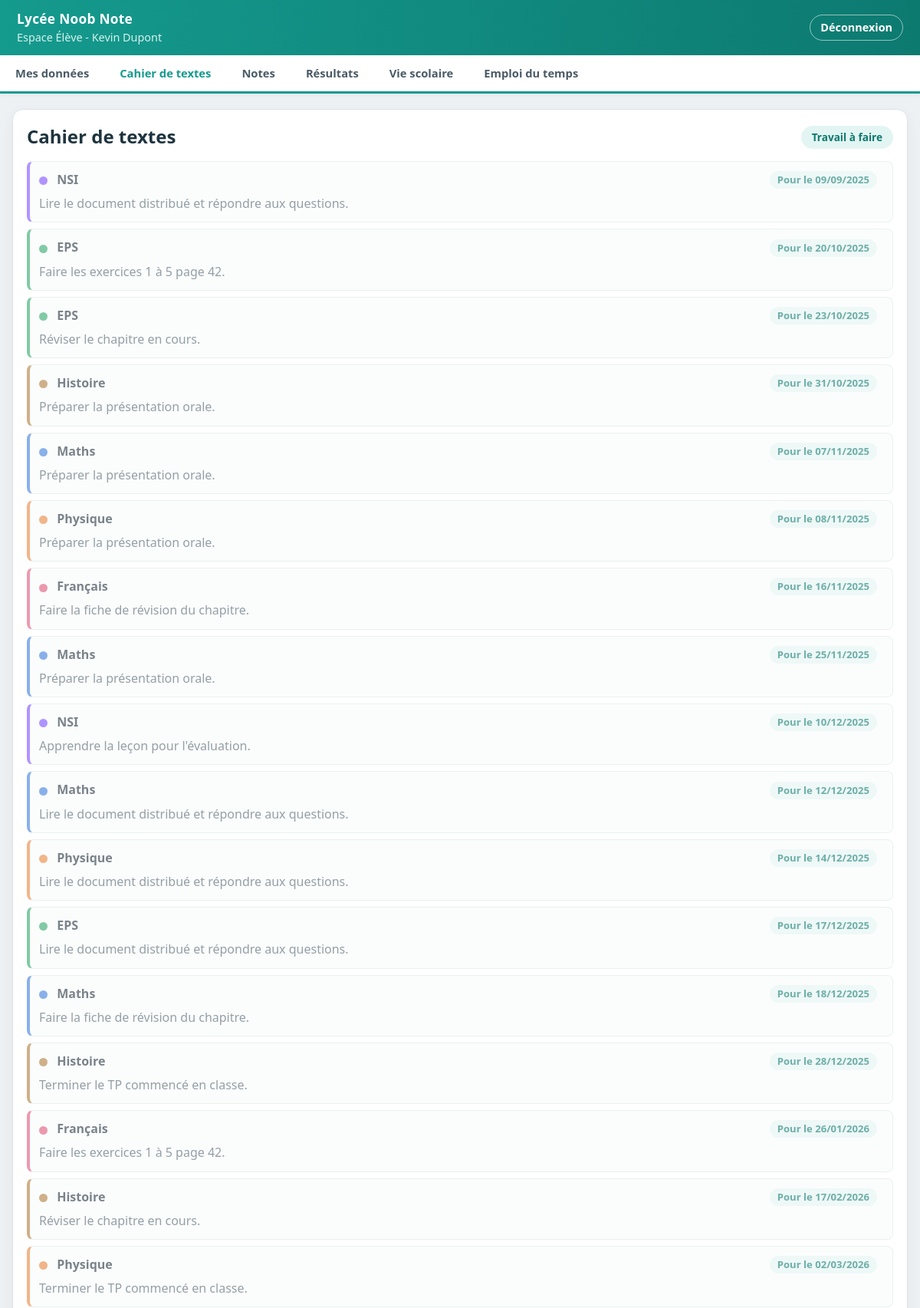
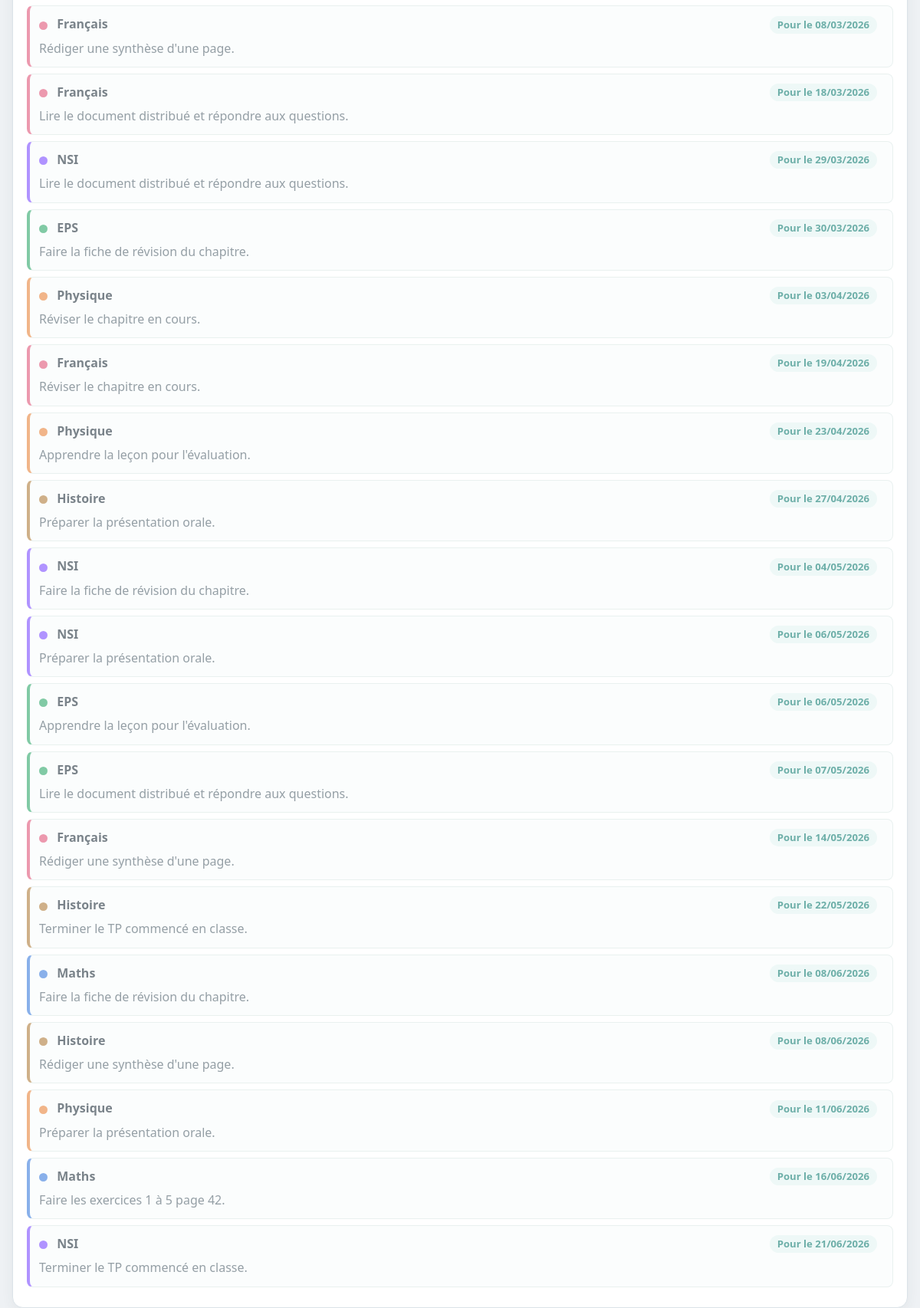
Page /eleve/cahier-de-texte (signed in) on the committed database (2 pictures, top to bottom).
### tables this page shows
CREATE TABLE Eleves (
            id_eleve TEXT PRIMARY KEY,
            nom TEXT,
            prenom TEXT,
            date_naissance TEXT,
            mot_de_passe TEXT,
            id_classe INTEGER,
            FOREIGN KEY(id_classe) REFERENCES Classes(id_classe)
        );

CREATE TABLE Devoirs (
            id_devoir INTEGER PRIMARY KEY AUTOINCREMENT,
            id_classe INTEGER,
            id_matiere INTEGER,
            id_prof TEXT,
            date_donne TEXT,
            date_pour TEXT,
            description TEXT,
            FOREIGN KEY(id_classe) REFERENCES Classes(id_classe),
            FOREIGN KEY(id_matiere) REFERENCES Matieres(id_matiere),
            FOREIGN KEY(id_prof) REFERENCES Professeurs(id_prof)
        );

CREATE TABLE Matieres (id_matiere INTEGER PRIMARY KEY, nom_matiere TEXT);

### app.py (the view)
@app.route('/eleve/cahier-de-texte')
@login_requis('ELEVE')
def eleve_cahier_de_texte():
    devoirs = eleve_connecte().recuperer_devoirs()
    return render_template('cahier_texte.html', onglet_actif='cahier_texte', devoirs=devoirs)

### app.py (called while the page is built)
def couleur_matiere(nom_matiere):
    return COULEURS_MATIERES.get(nom_matiere, COULEUR_MATIERE_DEFAUT)

@app.context_processor
def injecter_outils():
    return {
        'couleur_matiere': couleur_matiere,
        'jour_aujourdhui': JOURS_SEMAINE[datetime.now().weekday()] if datetime.now().weekday() < 5 else None,
    }

def executer_sql(sql, params=(), fetch=False, commit=False):
    with sqlite3.connect(DB_PATH) as conn:
        cur = conn.cursor()
        cur.execute(sql, params)
        if commit:
            conn.commit()
        return cur.fetchall() if fetch else None

def date_fr_vers_tuple(date_fr):
    try:
        jour, mois, annee = date_fr.split('/')
        return (int(annee), int(mois), int(jour))
    except (ValueError, AttributeError):
        return (0, 0, 0)

def login_requis(role=None):
    def decorateur(fonction):
        @wraps(fonction)
        def enveloppe(*args, **kwargs):
            utilisateur = session.get('user')
            if not utilisateur or (role and utilisateur['role'] != role):
                return redirect(url_for('login'))
            return fonction(*args, **kwargs)
        return enveloppe
    return decorateur

def eleve_connecte():
    u = session['user']
    return Eleve(u['id'], u['nom'], u['prenom'])

    def _executer(self, sql, params=(), fetch=False, commit=False):
        return executer_sql(sql, params, fetch=fetch, commit=commit)

    def recuperer_id_classe(self):
        sql = "SELECT id_classe FROM Eleves WHERE id_eleve = ?"
        res = self._executer(sql, (self.id,), fetch=True)
        return res[0][0] if res else None

### templates/cahier_texte.html (shortened to what this page needs)
{% extends "base_eleve.html" %}
{% block contenu %}
<section class="card page-simple">
    <div class="entete-page">
        <h2>Cahier de textes</h2>
        <span class="badge-classe">Travail à faire</span>
    </div>
    <ul class="liste-cahier">
        {% for devoir in devoirs %}
            {% set couleur = couleur_matiere(devoir.nom_matiere) %}
            <li style="border-left-color: {{ couleur.bord }};" class="{{ 'devoir-passe' if not devoir.a_venir }}">
                <div class="devoir-tete">
                    <span>
                        <span class="pastille-matiere" style="background: {{ couleur.bord }};"></span>
                        <strong>{{ devoir.nom_matiere }}</strong>
                    </span>
                    <span class="tag-date">Pour le {{ devoir.date_pour }}</span>
                </div>
                <p class="devoir-desc">{{ devoir.description }}</p>
            </li>
        {% else %}
            <li>Aucun devoir enregistré pour ta classe.</li>
        {% endfor %}
    </ul>
</section>
{% endblock %}

### templates/base_eleve.html (shortened to what this page needs)
<!DOCTYPE html>
<html lang="fr">
<head>
    <link rel="stylesheet" href="{{ url_for('static', filename='css/style.css') }}">
</head>
<body class="page-pronote">
    <header class="barre-haute">
        <div class="identite-etablissement">
            <strong>Lycée Noob Note</strong>
            <span>Espace Élève - {{ session.user.prenom }} {{ session.user.nom }}</span>
        </div>
        <a href="{{ url_for('logout') }}" class="btn-logout">Déconnexion</a>
    </header>
    <nav class="menu-principal">
        <a href="{{ url_for('eleve_mes_donnees') }}" class="onglet-menu {{ 'actif' if onglet_actif == 'mes_donnees' else '' }}">Mes données</a>
        <a href="{{ url_for('eleve_cahier_de_texte') }}" class="onglet-menu {{ 'actif' if onglet_actif == 'cahier_texte' else '' }}">Cahier de textes</a>
        <a href="{{ url_for('eleve_dashboard') }}" class="onglet-menu {{ 'actif' if onglet_actif == 'notes' else '' }}">Notes</a>
        <a href="{{ url_for('eleve_resultats') }}" class="onglet-menu {{ 'actif' if onglet_actif == 'resultats' else '' }}">Résultats</a>
        <a href="{{ url_for('eleve_vie_scolaire') }}" class="onglet-menu {{ 'actif' if onglet_actif == 'vie_scolaire' else '' }}">Vie scolaire</a>
        <a href="{{ url_for('eleve_emploi_du_temps') }}" class="onglet-menu {{ 'actif' if onglet_actif == 'emploi_du_temps' else '' }}">Emploi du temps</a>
    </nav>
    <main class="container-pronote contenu-ecran-eleve">
        {% block contenu %}{% endblock %}
    </main>
</body>
</html>

### static/css/style.css (style rules this page uses)
:root { --fond-page: #eef1f4; --fond-carte: #ffffff; --bordure: #dbe2e8; --texte-principal: #23323d; --texte-secondaire: #64757f; --pronote: #159a8e; --pronote-fonce: #0d7a70; --pronote-clair: #e3f5f2; --barre-foncee: #2f3a42; --danger: #d13b3b; --info: #2f78b7; }
* { box-sizing: border-box; }
body { margin: 0; font-family: 'Segoe UI', Tahoma, Geneva, Verdana, sans-serif; color: var(--texte-principal); background: var(--fond-page); line-height: 1.45; }
h2, h3, h4 { color: #1e343f; }
.barre-haute, header { background: linear-gradient(90deg, var(--pronote) 0%, var(--pronote-fonce) 100%); color: #fff; padding: 12px 22px; display: flex; align-items: center; justify-content: space-between; box-shadow: 0 2px 6px rgba(0, 0, 0, 0.12); }
.identite-etablissement { display: flex; flex-direction: column; gap: 2px; }
.identite-etablissement strong { font-size: 1.08rem; letter-spacing: 0.3px; }
.identite-etablissement span { color: #d5f2ee; font-size: 0.9rem; }
.menu-principal { display: flex; background: #ffffff; border-bottom: 3px solid var(--pronote); box-shadow: 0 2px 5px rgba(0, 0, 0, 0.05); overflow-x: auto; }
.onglet-menu { color: #4a5b66; text-decoration: none; padding: 13px 20px; font-weight: 600; font-size: 0.92rem; white-space: nowrap; border-bottom: 3px solid transparent; margin-bottom: -3px; transition: color 0.15s, border-color 0.15s; }
.onglet-menu.actif { color: var(--pronote); border-bottom-color: var(--pronote); }
.btn-logout { color: #fff; text-decoration: none; font-weight: 600; font-size: 0.9rem; border: 1px solid rgba(255, 255, 255, 0.55); padding: 6px 13px; border-radius: 20px; transition: background 0.15s; }
.container, .container-pronote { max-width: 1240px; margin: 20px auto; padding: 0 16px; }
.contenu-ecran-eleve { padding-bottom: 30px; }
.card { background: var(--fond-carte); border: 1px solid var(--bordure); border-radius: 14px; padding: 18px; margin-bottom: 16px; box-shadow: 0 6px 16px rgba(43, 60, 75, 0.06); }
.entete-page { display: flex; align-items: center; justify-content: space-between; margin-bottom: 14px; }
.entete-page h2 { margin: 0; }
.badge-classe { background: var(--pronote-clair); color: var(--pronote-fonce); font-weight: 700; font-size: 0.85rem; padding: 5px 14px; border-radius: 20px; }
.pastille-matiere { display: inline-block; width: 11px; height: 11px; border-radius: 50%; margin-right: 8px; vertical-align: middle; }
.page-simple h2 { margin-top: 0; }
.liste-cahier { margin: 0; padding-left: 0; list-style: none; }
.liste-cahier li { border: 1px solid #dce8e6; border-left: 4px solid var(--pronote); border-radius: 8px; padding: 12px; margin-bottom: 8px; background: #f9fdfd; }
.tag-date { display: inline-block; font-size: 0.82rem; padding: 2px 10px; margin-right: 8px; border-radius: 20px; background: var(--pronote-clair); color: var(--pronote-fonce); font-weight: 600; }
.devoir-tete { display: flex; justify-content: space-between; align-items: center; gap: 10px; }
.devoir-desc { margin: 8px 0 0 0; color: #4f606b; }
.liste-cahier li.devoir-passe { opacity: 0.6; }

### rows in the picture
Eleves: user.prenom "Kevin", user.nom "Dupont"
Devoirs: nom_matiere "NSI", date_pour "09/09/2025", description "Lire le document distribué et répondre aux questions."
Devoirs: nom_matiere "EPS", date_pour "20/10/2025", description "Faire les exercices 1 à 5 page 42."
Devoirs: nom_matiere "EPS", date_pour "23/10/2025", description "Réviser le chapitre en cours."
Devoirs: nom_matiere "Histoire", date_pour "31/10/2025", description "Préparer la présentation orale."
Devoirs: nom_matiere "Maths", date_pour "07/11/2025", description "Préparer la présentation orale."
Devoirs: nom_matiere "Physique", date_pour "08/11/2025", description "Préparer la présentation orale."
Devoirs: nom_matiere "Français", date_pour "16/11/2025", description "Faire la fiche de révision du chapitre."
Devoirs: nom_matiere "Maths", date_pour "25/11/2025", description "Préparer la présentation orale."
Devoirs: nom_matiere "NSI", date_pour "10/12/2025", description "Apprendre la leçon pour l'évaluation."
Devoirs: nom_matiere "Maths", date_pour "12/12/2025", description "Lire le document distribué et répondre aux questions."
Devoirs: nom_matiere "Physique", date_pour "14/12/2025", description "Lire le document distribué et répondre aux questions."
Devoirs: nom_matiere "EPS", date_pour "17/12/2025", description "Lire le document distribué et répondre aux questions."
Devoirs: nom_matiere "Maths", date_pour "18/12/2025", description "Faire la fiche de révision du chapitre."
Devoirs: nom_matiere "Histoire", date_pour "28/12/2025", description "Terminer le TP commencé en classe."
Devoirs: nom_matiere "Français", date_pour "26/01/2026", description "Faire les exercices 1 à 5 page 42."
Devoirs: nom_matiere "Histoire", date_pour "17/02/2026", description "Réviser le chapitre en cours."
Devoirs: nom_matiere "Physique", date_pour "02/03/2026", description "Terminer le TP commencé en classe."
Devoirs: nom_matiere "Français", date_pour "08/03/2026", description "Rédiger une synthèse d'une page."
Devoirs: nom_matiere "Français", date_pour "18/03/2026", description "Lire le document distribué et répondre aux questions."
Devoirs: nom_matiere "NSI", date_pour "29/03/2026", description "Lire le document distribué et répondre aux questions."
Devoirs: nom_matiere "EPS", date_pour "30/03/2026", description "Faire la fiche de révision du chapitre."
Devoirs: nom_matiere "Physique", date_pour "03/04/2026", description "Réviser le chapitre en cours."
Devoirs: nom_matiere "Français", date_pour "19/04/2026", description "Réviser le chapitre en cours."
Devoirs: nom_matiere "Physique", date_pour "23/04/2026", description "Apprendre la leçon pour l'évaluation."
Devoirs: nom_matiere "Histoire", date_pour "27/04/2026", description "Préparer la présentation orale."
Devoirs: nom_matiere "NSI", date_pour "04/05/2026", description "Faire la fiche de révision du chapitre."
Devoirs: nom_matiere "NSI", date_pour "06/05/2026", description "Préparer la présentation orale."
Devoirs: nom_matiere "EPS", date_pour "06/05/2026", description "Apprendre la leçon pour l'évaluation."
Devoirs: nom_matiere "EPS", date_pour "07/05/2026", description "Lire le document distribué et répondre aux questions."
Devoirs: nom_matiere "Français", date_pour "14/05/2026", description "Rédiger une synthèse d'une page."
Devoirs: nom_matiere "Histoire", date_pour "22/05/2026", description "Terminer le TP commencé en classe."
Devoirs: nom_matiere "Maths", date_pour "08/06/2026", description "Faire la fiche de révision du chapitre."
Devoirs: nom_matiere "Histoire", date_pour "08/06/2026", description "Rédiger une synthèse d'une page."
Devoirs: nom_matiere "Physique", date_pour "11/06/2026", description "Préparer la présentation orale."
Devoirs: nom_matiere "Maths", date_pour "16/06/2026", description "Faire les exercices 1 à 5 page 42."
Devoirs: nom_matiere "NSI", date_pour "21/06/2026", description "Terminer le TP commencé en classe."
